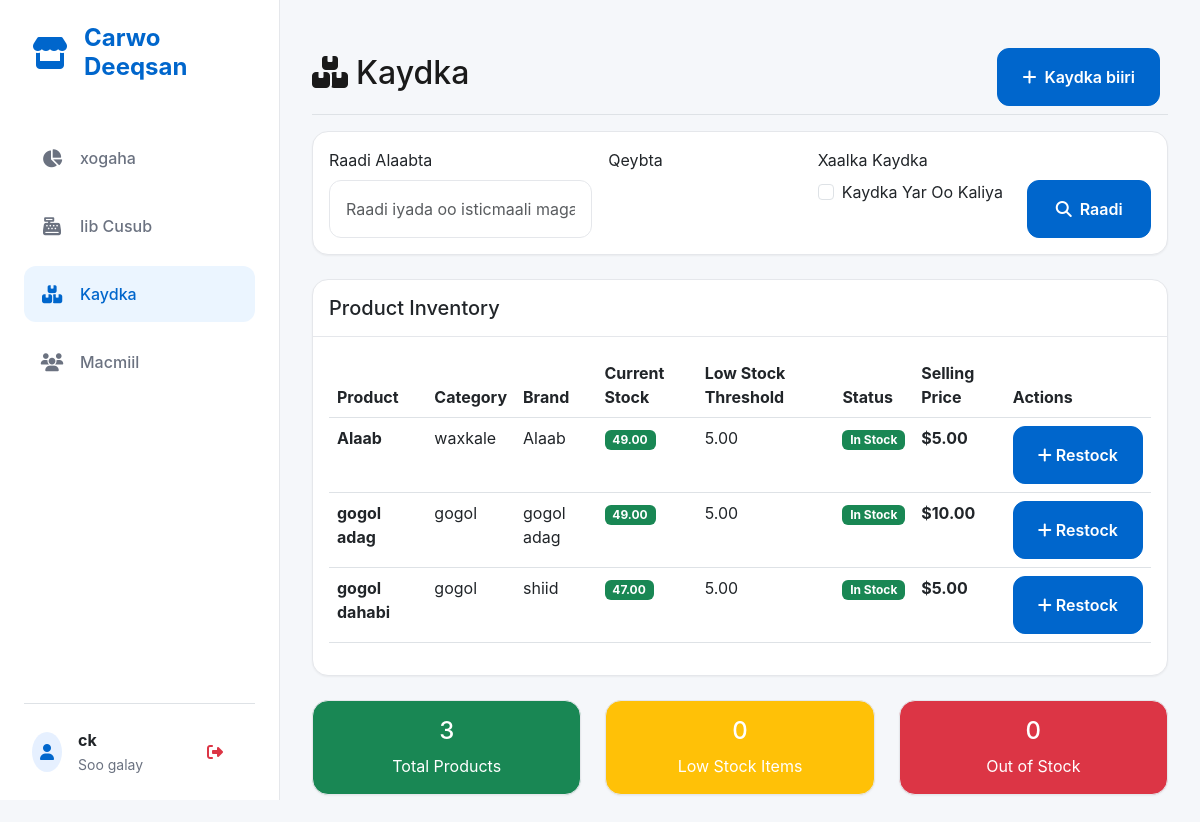
Before: /inventory/ (signed in) with the older database file.
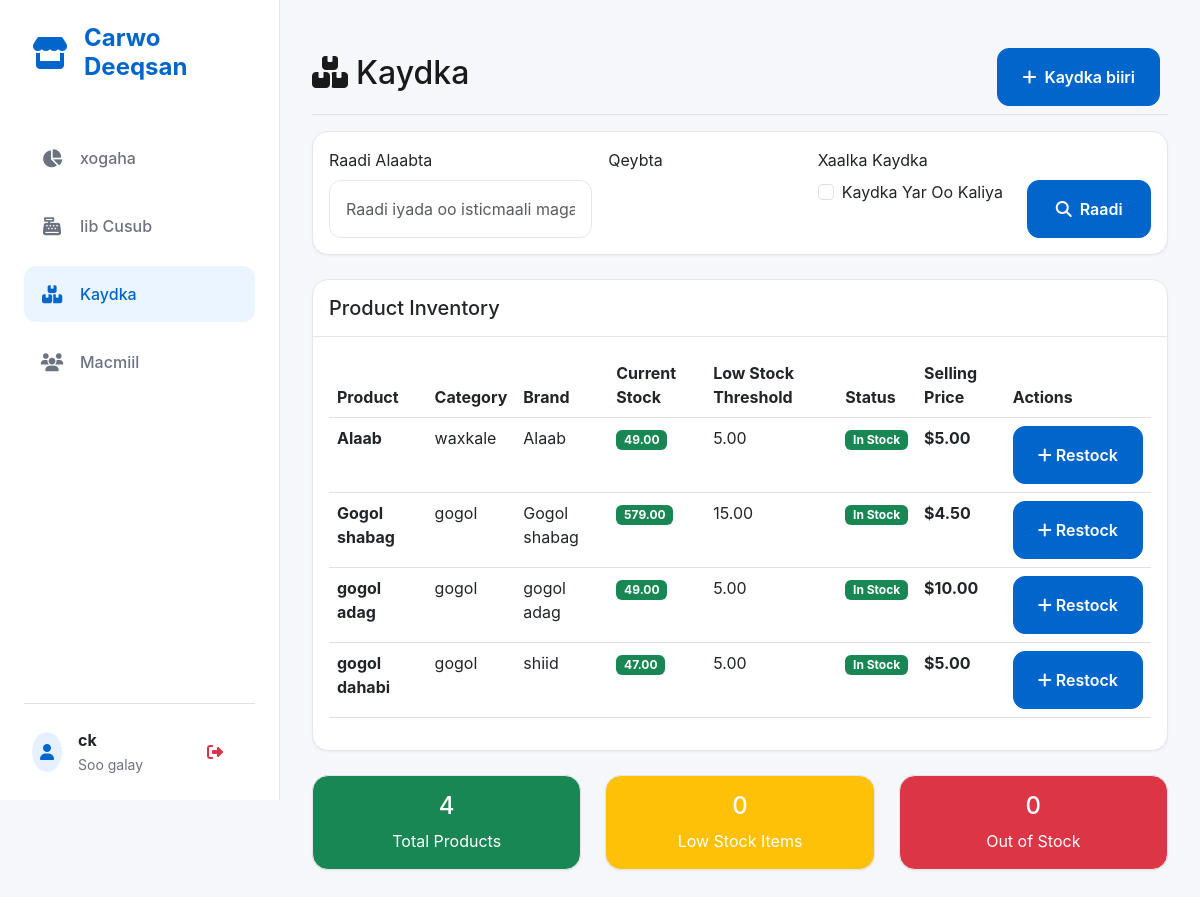
After: the same page with the newer database file.
### core/models.py (models this page shows, shortened)
class Product(models.Model):
    name = models.CharField(max_length=200)
    brand = models.CharField(max_length=100)
    category = models.ForeignKey(Category, on_delete=models.CASCADE)
    purchase_price = models.DecimalField(
        max_digits=10,
        decimal_places=2,
        verbose_name="Purchase Price (USD)"
    )
    selling_price = models.DecimalField(
        max_digits=10,
        decimal_places=2,
        verbose_name="Selling Price (USD)"
    )
    UNIT_CHOICES = [
        ('UNIT', 'Unit'),
        ('METER', 'Meter'),
    ]
    selling_unit = models.CharField(max_length=10, choices=UNIT_CHOICES, default='UNIT')
    current_stock = models.DecimalField(max_digits=10, decimal_places=2, default=0.00)
    low_stock_threshold = models.DecimalField(max_digits=10, decimal_places=2, default=5.00)
    minimum_sale_length = models.DecimalField(
        max_digits=5,
        decimal_places=2,
        null=True,
        blank=True,
        help_text="Applies only to METER products"
    )
    date_added = models.DateTimeField(auto_now_add=True)
    date_updated = models.DateTimeField(auto_now=True)
    is_active = models.BooleanField(default=True)
    class Meta:
        verbose_name = "Product"
        verbose_name_plural = "Products"
    @property
    def is_low_stock(self):
        return self.current_stock <= self.low_stock_threshold

class Category(models.Model):
    name = models.CharField(max_length=100, unique=True)
    description = models.TextField(blank=True)
    date_created = models.DateTimeField(auto_now_add=True)
    class Meta:
        verbose_name = "Category"
        verbose_name_plural = "Categories"

### core/views.py (the view)
# urls.py: path('inventory/', views.inventory_list, name='inventory_list'),
@superuser_required
def inventory_list(request):
    products = Product.objects.select_related('category').order_by('name')
    search = request.GET.get('search', '')
    if search:
        products = products.filter(
            Q(name__icontains=search) |
            Q(brand__icontains=search) |
            Q(category__name__icontains=search)
        )
    category = request.GET.get('category', '')
    if category:
        products = products.filter(category_id=category)
    low_stock = request.GET.get('low_stock', '')
    if low_stock == 'true':
        products = products.filter(current_stock__lte=F('low_stock_threshold'))
    paginator = Paginator(products, 20)
    page_number = request.GET.get('page')
    page_obj = paginator.get_page(page_number)
    categories = Category.objects.all()
    low_stock_products = Product.objects.filter(
        current_stock__lte=F('low_stock_threshold'),
        is_active=True
    )
    out_of_stock_count = Product.objects.filter(
        current_stock=0,
        is_active=True
    ).count()
    context = {
        'page_obj': page_obj,
        'search': search,
        'category': category,
        'low_stock': low_stock,
        'categories': categories,
        'low_stock_products': low_stock_products,
        'out_of_stock_count': out_of_stock_count,
    }
    return render(request, 'core/inventory_list.html', context)

### core/permissions_policy.py (called while the page is built)
    def process_response(self, request, response):
        existing = response.get('Permissions-Policy')
        policy = "camera=(self)"
        if existing:
            if 'camera=' not in existing:
                response['Permissions-Policy'] = f"{existing}, {policy}"
        else:
            response['Permissions-Policy'] = policy
        return response

### core/views.py (called while the page is built)
def superuser_required(view_func):
    @wraps(view_func)
    def _wrapped_view(request, *args, **kwargs):
        if not request.user.is_authenticated:
            messages.error(request, "Authentication required.")
            return redirect('admin:login')
        if not request.user.is_superuser:
            messages.error(request, "Superuser privileges required.")
            return redirect('core:dashboard')
        return view_func(request, *args, **kwargs)
    return _wrapped_view

### core/templates/core/inventory_list.html (shortened to what the changed rows need)
{% extends 'core/base.html' %}
{% load static %}
{% block content %}
<div class="d-flex justify-content-between flex-wrap flex-md-nowrap align-items-center pt-3 pb-2 mb-3 border-bottom">
    <h1 class="h2">
        <i class="fas fa-boxes me-2"></i>Kaydka
    </h1>
</div>
<div class="card">
    <div class="card-body">
        {% if page_obj %}
            <div class="table-responsive">
                <table class="table table-hover">
                    <thead>
                        <tr>
                            <th>Product</th>
                            <th>Category</th>
                            <th>Brand</th>
                            <th>Current Stock</th>
                            <th>Low Stock Threshold</th>
                            <th>Status</th>
                            <th>Selling Price</th>
                            <th>Actions</th>
                        </tr>
                    </thead>
                    <tbody>
                        {% for product in page_obj %}
                        <tr {% if product.is_low_stock %}class="table-warning"{% endif %}>
                            <td>
                                <strong>{{ product.name }}</strong>
                            </td>
                            <td>{{ product.category.name }}</td>
                            <td>{{ product.brand }}</td>
                            <td>
                                {% if product.is_low_stock %}
                                    <span class="badge bg-danger">{{ product.current_stock }}</span>
                                {% elif product.current_stock == 0 %}
                                    <span class="badge bg-dark">{{ product.current_stock }}</span>
                                {% else %}
                                    <span class="badge bg-success">{{ product.current_stock }}</span>
                                {% endif %}
                            </td>
                            <td>{{ product.low_stock_threshold }}</td>
                            <td>
                                {% if product.current_stock == 0 %}
                                    <span class="badge bg-danger">Out of Stock</span>
                                {% elif product.is_low_stock %}
                                    <span class="badge bg-warning">Low Stock</span>
                                {% else %}
                                    <span class="badge bg-success">In Stock</span>
                                {% endif %}
                            </td>
                            <td>
                                <strong>${{ product.selling_price|floatformat:2 }}</strong>
                            </td>
                            <td>
                                <a href="{% url 'core:restock_inventory' %}" class="btn btn-sm btn-primary">
                                    <i class="fas fa-plus me-1"></i>Restock
                                </a>
                            </td>
                        </tr>
                        {% endfor %}
                    </tbody>
                </table>
            </div>
        {% else %}
            <div class="text-center py-5">
                <i class="fas fa-boxes fa-3x text-muted mb-3"></i>
                <h5 class="text-muted">No products found</h5>
                <p class="text-muted">No products match your search criteria.</p>
            </div>
        {% endif %}
    </div>
</div>
<div class="row mt-4">
    <div class="col-md-4">
        <div class="card bg-success text-white">
            <div class="card-body text-center">
                <h4>{{ page_obj.paginator.count|default:0 }}</h4>
                <p class="mb-0">Total Products</p>
            </div>
        </div>
    </div>
</div>
{% endblock %}

Changed rows visible on the page:
added Product: name "Gogol shabag", category.name "gogol", brand "Gogol shabag", current_stock "579.00", low_stock_threshold "15.00", shows "In Stock", selling_price "4.50"
Other visible differences:
{{ page_obj.paginator.count|default:0 }}: "3" → "4"
